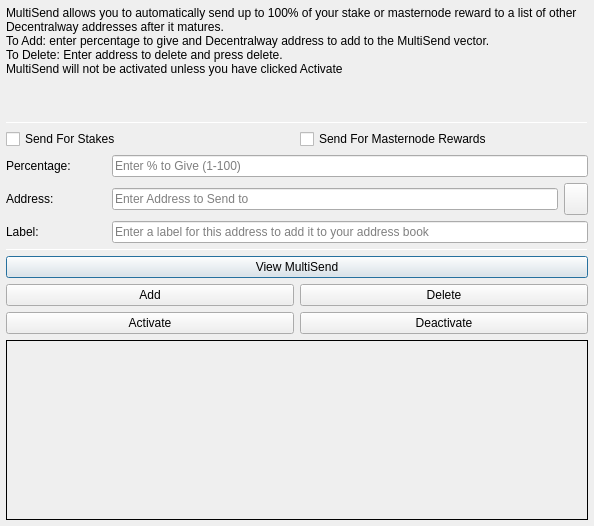
<?xml version="1.0" encoding="UTF-8"?>
<ui version="4.0">
 <class>MultiSendDialog</class>
 <widget class="QDialog" name="MultiSendDialog">
  <property name="windowModality">
   <enum>Qt::NonModal</enum>
  </property>
  <property name="geometry">
   <rect>
    <x>0</x>
    <y>0</y>
    <width>594</width>
    <height>526</height>
   </rect>
  </property>
  <property name="windowTitle">
   <string>MultiSend</string>
  </property>
  <layout class="QVBoxLayout" name="verticalLayout" stretch="0">
   <property name="leftMargin">
    <number>6</number>
   </property>
   <property name="topMargin">
    <number>6</number>
   </property>
   <property name="rightMargin">
    <number>6</number>
   </property>
   <property name="bottomMargin">
    <number>6</number>
   </property>
   <item>
    <layout class="QVBoxLayout" name="verticalLayout_Main" stretch="1,1,1,0,1,1,1">
     <item>
      <widget class="QLabel" name="label_2">
       <property name="lineWidth">
        <number>1</number>
       </property>
       <property name="text">
        <string>MultiSend allows you to automatically send up to 100% of your stake or masternode reward to a list of other Decentralway addresses after it matures.
To Add: enter percentage to give and Decentralway address to add to the MultiSend vector.
To Delete: Enter address to delete and press delete.
MultiSend will not be activated unless you have clicked Activate</string>
       </property>
       <property name="alignment">
        <set>Qt::AlignLeading|Qt::AlignLeft|Qt::AlignTop</set>
       </property>
       <property name="wordWrap">
        <bool>true</bool>
       </property>
      </widget>
     </item>
     <item>
      <widget class="Line" name="line">
       <property name="minimumSize">
        <size>
         <width>0</width>
         <height>1</height>
        </size>
       </property>
       <property name="maximumSize">
        <size>
         <width>16777215</width>
         <height>1</height>
        </size>
       </property>
       <property name="orientation">
        <enum>Qt::Horizontal</enum>
       </property>
      </widget>
     </item>
     <item>
      <layout class="QVBoxLayout" name="verticalLayout_Settings">
       <item>
        <layout class="QHBoxLayout" name="horizontalLayout">
         <item>
          <widget class="QCheckBox" name="multiSendStakeCheckBox">
           <property name="text">
            <string>Send For Stakes</string>
           </property>
          </widget>
         </item>
         <item>
          <widget class="QCheckBox" name="multiSendMasternodeCheckBox">
           <property name="text">
            <string>Send For Masternode Rewards</string>
           </property>
          </widget>
         </item>
        </layout>
       </item>
       <item>
        <layout class="QHBoxLayout" name="horizontalLayout_6">
         <item>
          <widget class="QLabel" name="label">
           <property name="minimumSize">
            <size>
             <width>100</width>
             <height>0</height>
            </size>
           </property>
           <property name="toolTip">
            <string>Percentage of stake to send</string>
           </property>
           <property name="text">
            <string>Percentage:</string>
           </property>
          </widget>
         </item>
         <item>
          <widget class="QLineEdit" name="multiSendPercentEdit">
           <property name="toolTip">
            <string>Enter whole numbers 1 - 100</string>
           </property>
           <property name="placeholderText">
            <string>Enter % to Give (1-100)</string>
           </property>
          </widget>
         </item>
        </layout>
       </item>
       <item>
        <layout class="QHBoxLayout" name="horizontalLayout_7">
         <item>
          <widget class="QLabel" name="label_5">
           <property name="minimumSize">
            <size>
             <width>100</width>
             <height>0</height>
            </size>
           </property>
           <property name="toolTip">
            <string>Address to send portion of stake to</string>
           </property>
           <property name="text">
            <string>Address:</string>
           </property>
          </widget>
         </item>
         <item>
          <widget class="QLineEdit" name="multiSendAddressEdit">
           <property name="toolTip">
            <string/>
           </property>
           <property name="placeholderText">
            <string>Enter Address to Send to</string>
           </property>
          </widget>
         </item>
         <item>
          <widget class="QToolButton" name="addressBookButton">
           <property name="maximumSize">
            <size>
             <width>16777215</width>
             <height>32</height>
            </size>
           </property>
           <property name="toolTip">
            <string>Choose an address from the address book</string>
           </property>
           <property name="text">
            <string/>
           </property>
           <property name="icon">
            <iconset resource="../decentralway.qrc">
             <normaloff>:/icons/address-book</normaloff>:/icons/address-book</iconset>
           </property>
           <property name="shortcut">
            <string>Alt+A</string>
           </property>
          </widget>
         </item>
        </layout>
       </item>
      </layout>
     </item>
     <item>
      <layout class="QHBoxLayout" name="horizontalLayout_3">
       <item>
        <widget class="QLabel" name="label_3">
         <property name="minimumSize">
          <size>
           <width>100</width>
           <height>0</height>
          </size>
         </property>
         <property name="text">
          <string>Label:</string>
         </property>
        </widget>
       </item>
       <item>
        <widget class="QLineEdit" name="labelAddressLabelEdit">
         <property name="placeholderText">
          <string>Enter a label for this address to add it to your address book</string>
         </property>
        </widget>
       </item>
      </layout>
     </item>
     <item>
      <widget class="Line" name="line_2">
       <property name="minimumSize">
        <size>
         <width>0</width>
         <height>1</height>
        </size>
       </property>
       <property name="maximumSize">
        <size>
         <width>16777215</width>
         <height>1</height>
        </size>
       </property>
       <property name="orientation">
        <enum>Qt::Horizontal</enum>
       </property>
      </widget>
     </item>
     <item>
      <layout class="QVBoxLayout" name="verticalLayout_Buttons">
       <item>
        <layout class="QHBoxLayout" name="horizontalLayout_4">
         <item>
          <widget class="QPushButton" name="viewButton">
           <property name="toolTip">
            <string/>
           </property>
           <property name="statusTip">
            <string>View MultiSend Vector</string>
           </property>
           <property name="text">
            <string>View MultiSend</string>
           </property>
          </widget>
         </item>
        </layout>
       </item>
       <item>
        <layout class="QHBoxLayout" name="horizontalLayout_2">
         <item>
          <widget class="QPushButton" name="addButton">
           <property name="toolTip">
            <string/>
           </property>
           <property name="statusTip">
            <string>Add to MultiSend Vector</string>
           </property>
           <property name="text">
            <string>Add</string>
           </property>
          </widget>
         </item>
         <item>
          <widget class="QPushButton" name="deleteButton">
           <property name="toolTip">
            <string/>
           </property>
           <property name="statusTip">
            <string>Delete Address From MultiSend Vector</string>
           </property>
           <property name="text">
            <string>Delete</string>
           </property>
          </widget>
         </item>
        </layout>
       </item>
       <item>
        <layout class="QHBoxLayout" name="horizontalLayout_5">
         <item>
          <widget class="QPushButton" name="activateButton">
           <property name="statusTip">
            <string>Activate MultiSend</string>
           </property>
           <property name="text">
            <string>Activate</string>
           </property>
          </widget>
         </item>
         <item>
          <widget class="QPushButton" name="disableButton">
           <property name="statusTip">
            <string>Deactivate MultiSend</string>
           </property>
           <property name="text">
            <string>Deactivate</string>
           </property>
          </widget>
         </item>
        </layout>
       </item>
      </layout>
     </item>
     <item>
      <widget class="QLabel" name="message">
       <property name="minimumSize">
        <size>
         <width>0</width>
         <height>180</height>
        </size>
       </property>
       <property name="frameShape">
        <enum>QFrame::Panel</enum>
       </property>
       <property name="frameShadow">
        <enum>QFrame::Plain</enum>
       </property>
       <property name="lineWidth">
        <number>1</number>
       </property>
       <property name="midLineWidth">
        <number>1</number>
       </property>
       <property name="text">
        <string/>
       </property>
       <property name="alignment">
        <set>Qt::AlignLeading|Qt::AlignLeft|Qt::AlignTop</set>
       </property>
       <property name="wordWrap">
        <bool>true</bool>
       </property>
      </widget>
     </item>
    </layout>
   </item>
  </layout>
 </widget>
 <resources>
  <include location="../decentralway.qrc"/>
 </resources>
 <connections/>
</ui>
